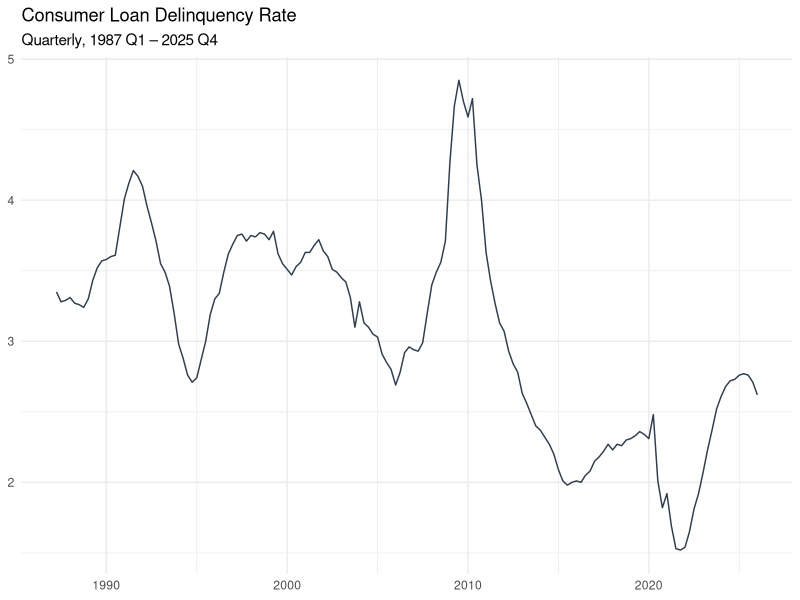
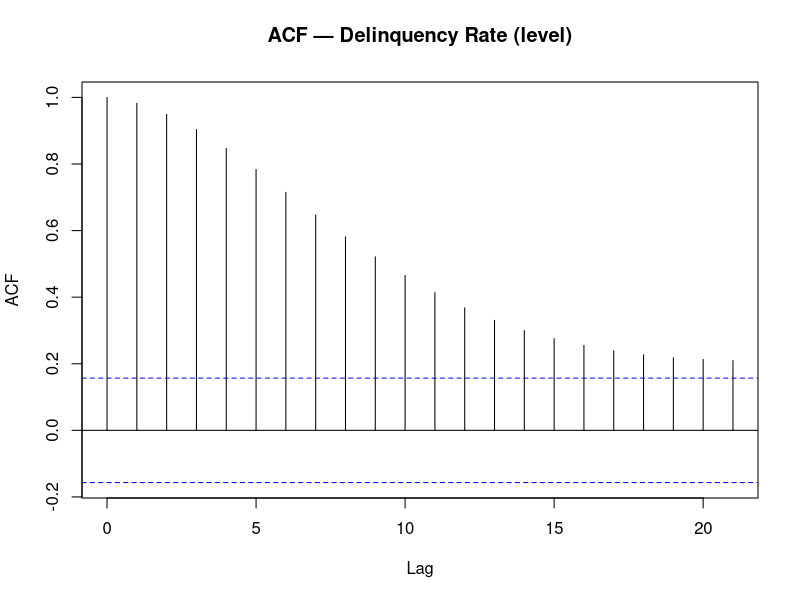
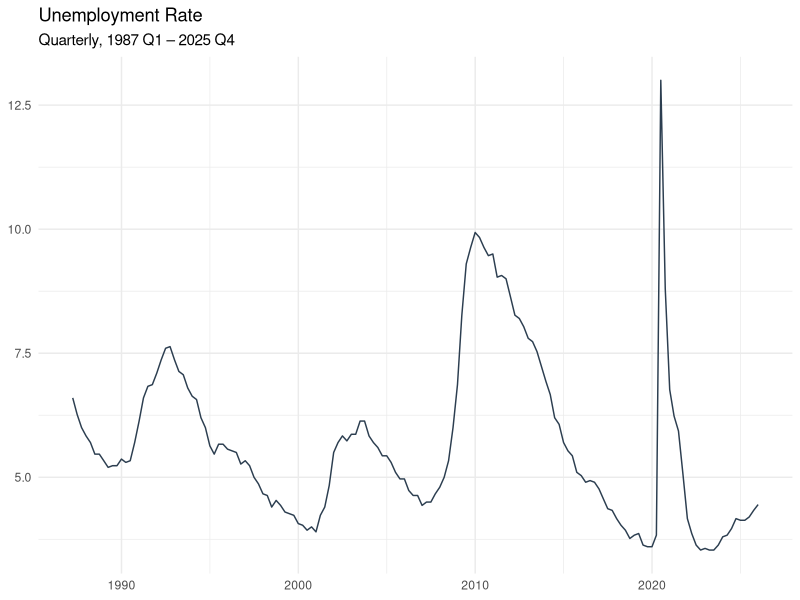
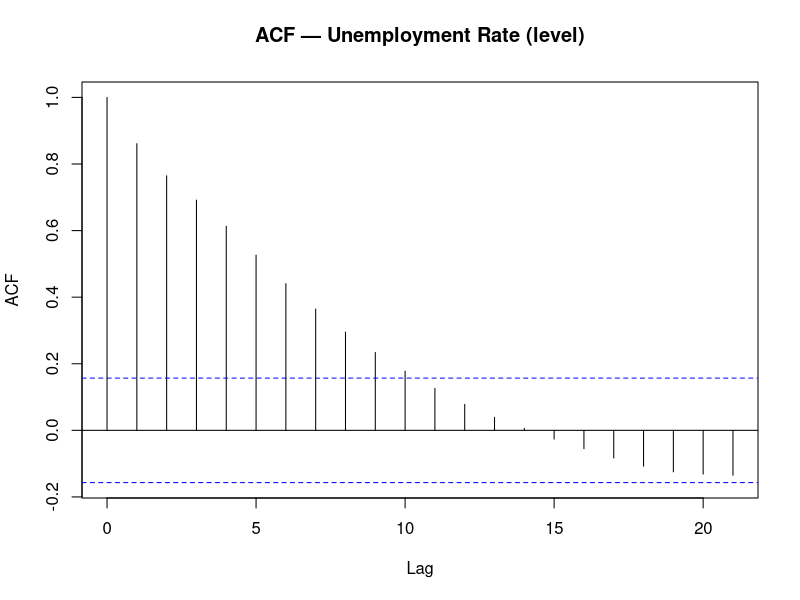
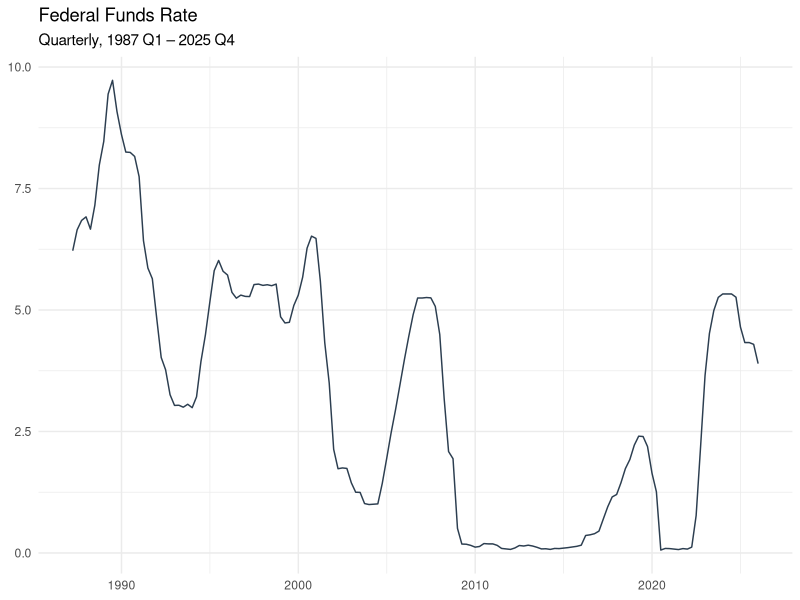
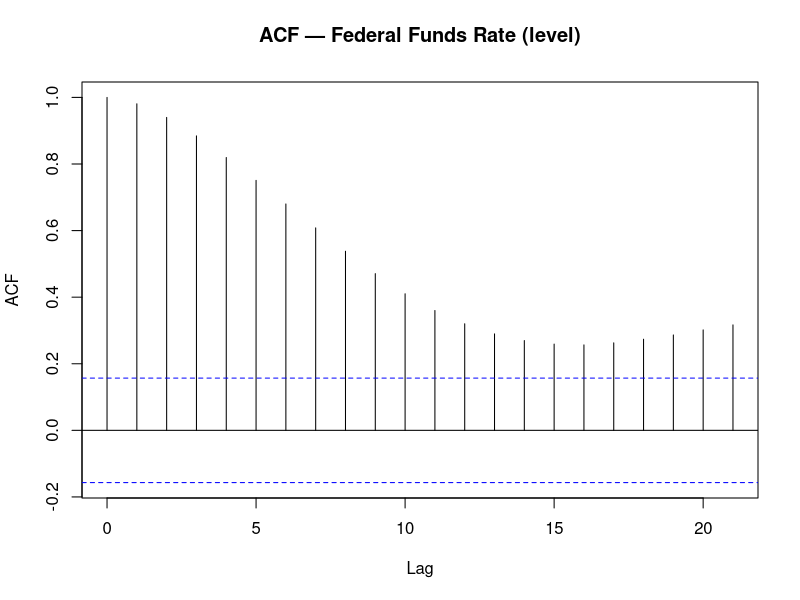
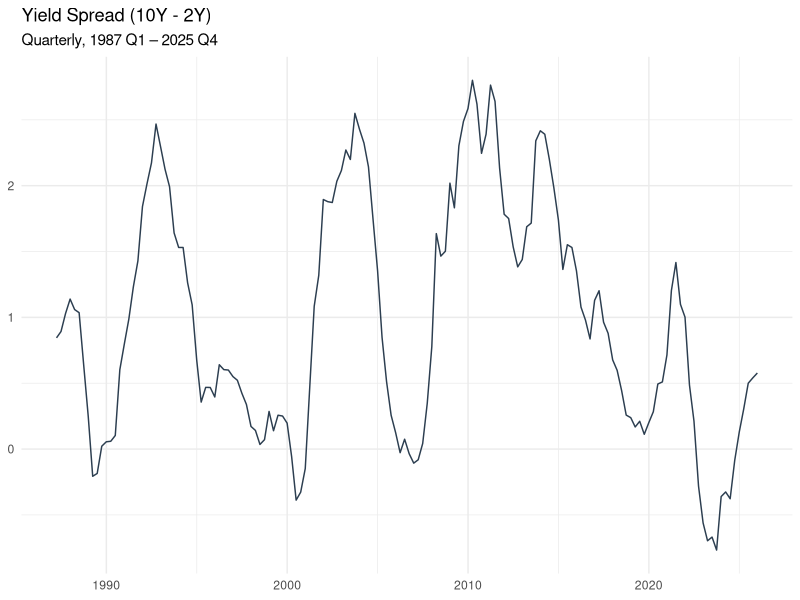
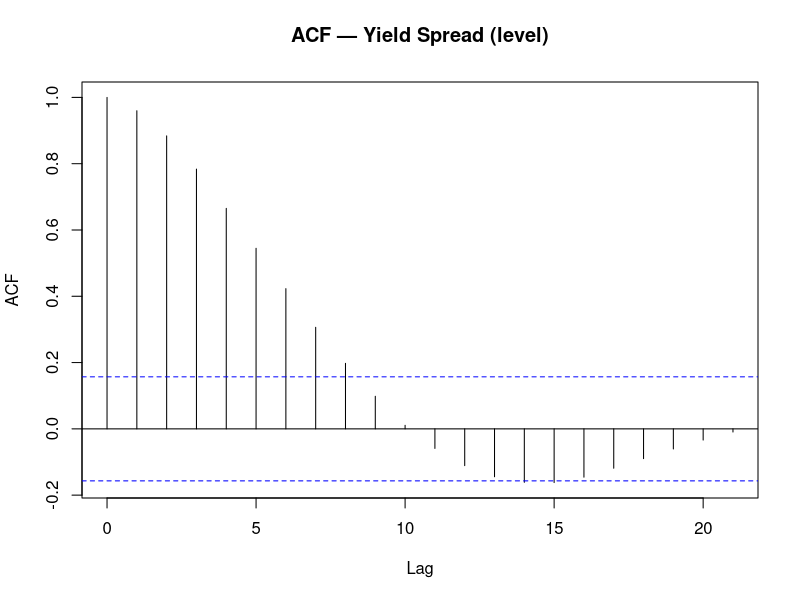

Here is the R script that generated these plots, in order:
## ---- chunk 1
knitr::opts_chunk$set(echo = TRUE, warning = FALSE, message = FALSE)
## ---- chunk 2
library(forecast)  # auto.arima, nsdiffs
library(xts)       # time series objects
library(ggplot2)   # plots
library(readr)     # read_csv
library(dplyr)     # rename
library(tseries)   # adf.test
## ---- chunk 3
# Simple line plot for a single xts series
plot_series <- function(x, title, subtitle = NULL) {
  df <- data.frame(date = index(x), value = as.numeric(x))
  ggplot(df, aes(date, value)) +
    geom_line(colour = "#2c3e50") +
    labs(title = title, subtitle = subtitle, x = NULL, y = NULL) +
    theme_minimal()
}
## ---- chunk 4
# Quarterly dataset built from FRED by src/build_dataset.py
data <- read_csv("../data/data.csv", show_col_types = FALSE)

# Rename variables
data <- data %>%
  rename(
    dlq    = delinquency,
    yspread = yield_spread,
    unemp  = unemployment,
    ffr    = federal_fund_rate,
    conf   = consumer_confidence
  )
## ---- chunk 5
# Convert to xts for time series operations
data_xts <- xts(data[, -1], order.by = as.Date(data$date))
## ---- chunk 6
# Helper to print ADF results 
run_adf <- function(series, label) {
  test <- adf.test(na.omit(series))
  cat(label, "\n")
  cat("  ADF statistic:", round(test$statistic, 3), "\n")
  cat("  p-value:      ", round(test$p.value, 3), "\n")
  cat("  Conclusion:   ",
      ifelse(test$p.value < 0.05, "Stationary", "Non-stationary"), "\n\n")
}
## ---- chunk 7
plot_series(data_xts[, "dlq"],
        title    = "Consumer Loan Delinquency Rate",
        subtitle = "Quarterly, 1987 Q1 – 2025 Q4")
## ---- chunk 8
acf(na.omit(data_xts[, "dlq"]),  main = "ACF — Delinquency Rate (level)")
## ---- chunk 9

run_adf(data_xts[, "dlq"], "Delinquency Rate (dlq)")
## ---- chunk 10
plot_series(data_xts[, "unemp"],
        title    = "Unemployment Rate",
        subtitle = "Quarterly, 1987 Q1 – 2025 Q4")
## ---- chunk 11
acf(na.omit(data_xts[, "unemp"]),  main = "ACF — Unemployment Rate (level)")
## ---- chunk 12
run_adf(data_xts[, "unemp"], "Unemployment Rate (unemp)")
## ---- chunk 13
plot_series(data_xts[, "ffr"],
        title    = "Federal Funds Rate",
        subtitle = "Quarterly, 1987 Q1 – 2025 Q4")
## ---- chunk 14
acf(na.omit(data_xts[, "ffr"]),  main = "ACF — Federal Funds Rate (level)")
## ---- chunk 15
run_adf(data_xts[, "ffr"], "Federal Funds Rate (ffr)")
## ---- chunk 16
plot_series(data_xts[, "yspread"],
        title    = "Yield Spread (10Y - 2Y)",
        subtitle = "Quarterly, 1987 Q1 – 2025 Q4")
## ---- chunk 17
acf(na.omit(data_xts[, "yspread"]),  main = "ACF — Yield Spread (level)")
## ---- chunk 18
run_adf(data_xts[, "yspread"], "Yield Spread (yspread)")
## ---- chunk 19
plot_series(data_xts[, "conf"],
        title    = "Consumer Confidence Index",
        subtitle = "Quarterly, 1987 Q1 – 2025 Q4")
## ---- chunk 20
acf(na.omit(data_xts[, "conf"]),  main = "ACF — Consumer Confidence (level)")
## ---- chunk 21
run_adf(data_xts[, "conf"], "Consumer Confidence (conf)")
## ---- chunk 22
# First differences for non-stationary series

d_unemp  <- diff(data_xts[, "unemp"])   # change in unemployment rate
d_ffr    <- diff(data_xts[, "ffr"])     # change in federal funds rate
d_conf   <- diff(data_xts[, "conf"])    # change in consumer confidence
# Retain in levels because stationary
dlq     <- data_xts[, "dlq"]
yspread <- data_xts[, "yspread"]
## ---- chunk 23
# Re-run ADF on transformed series to confirm stationarity
run_adf(d_unemp, "Δ Unemployment Rate (d_unemp)")
run_adf(d_ffr,   "Δ Federal Funds Rate (d_ffr)")
run_adf(d_conf,   "Δ Consumer Confidence Index (d_conf)")
## ---- chunk 24
# Visual check of differenced series
plot_series(d_unemp,
        title    = "Change in Unemployment Rate",
        subtitle = "First difference")

plot_series(d_ffr,
        title    = "Change in Federal Funds Rate",
        subtitle = "First difference")
plot_series(d_conf,
        title    = "Change in Consumer Confidence Index",
        subtitle = "First difference")
## ---- chunk 25
# Canova-Hansen test for seasonality
# Convert each xts series to ts object first (required by nsdiffs)
to_ts <- function(x) ts(as.numeric(x), frequency = 4)

ch_dlq     <- nsdiffs(to_ts(dlq),     test = "ch")
ch_unemp   <- nsdiffs(to_ts(d_unemp), test = "ch")
ch_ffr     <- nsdiffs(to_ts(d_ffr),   test = "ch")
ch_yspread <- nsdiffs(to_ts(yspread), test = "ch")
ch_conf    <- nsdiffs(to_ts(d_conf),    test = "ch")

cat("Seasonal differences required (0 = no seasonality detected):\n")
cat("  dlq:     ", ch_dlq,     "\n")
cat("  d_unemp: ", ch_unemp,   "\n")
cat("  d_ffr:   ", ch_ffr,     "\n")
cat("  yspread: ", ch_yspread, "\n")
cat("  d_conf:  ", ch_conf,    "\n")
## ---- chunk 26
# Pre-whitening function:
# 0. Align predictor x and target y on common dates
# 1. Fit auto.arima to predictor x
# 2. Extract residuals from x (whitened predictor)
# 3. Apply same filter to dlq (whitened target)
# 4. Compute and plot CCF on whitened pair

prewhiten_ccf <- function(x, y, xname, max_lag = 12) {
  
  # Step 0: keep only quarters where both series exist, so they stay aligned
  xy   <- na.omit(merge(x, y))
  x_ts <- to_ts(xy[, 1])
  y_ts <- to_ts(xy[, 2])
  
  # Step 1: fit ARIMA to predictor
  fit_x <- auto.arima(x_ts)
  
  # Step 2: residuals of predictor (whitened x)
  resid_x <- residuals(fit_x)
  
  # Step 3: filter dlq with same ARIMA coefficients
  resid_y <- residuals(Arima(y_ts, model = fit_x))
  
  # Step 4: CCF on whitened pair
  # ccf(a, b) at lag k estimates cor(a[t+k], b[t]); with a = dlq and b = x,
  # positive k means x leads dlq by k quarters.
  # as.numeric() makes the lag axis count quarters (a ts object would show years)
  ccf(as.numeric(resid_y), as.numeric(resid_x),
      lag.max = max_lag,
      main    = paste0("Pre-whitened CCF: ", xname, " → dlq"),
      ylab    = "Cross-correlation",
      xlab    = "Lag in quarters (positive = predictor leads)")
  
  cat("ARIMA model fitted to", xname, ":", "\n")
  print(fit_x)
  cat("\n")
}
## ---- chunk 27
# Unemployment → delinquency
# We expect unemployment to lead delinquency by several quarters:
# job loss precedes financial distress and eventual default
prewhiten_ccf(d_unemp, dlq, xname = "Δ Unemployment")
## ---- chunk 28
# Federal funds rate → delinquency
# Rate changes transmit to borrowers through variable-rate debt repricing,
# but the pass-through takes time — we expect a positive lag of 2–4 quarters
prewhiten_ccf(d_ffr, dlq, xname = "Δ Federal Funds Rate")
## ---- chunk 29
# Yield spread → delinquency
# The yield spread is a forward-looking indicator — an inverted curve
# signals tightening credit conditions before they materialize in defaults
prewhiten_ccf(yspread, dlq, xname = "Yield Spread")
## ---- chunk 30
# Change in consumer confidence → delinquency
# Confidence captures household sentiment around financial stability;

prewhiten_ccf(d_conf, dlq, xname = "Consumer Confidence")
## ---- chunk 31
# Align all series — differenced variables lose one observation
# model_data starts from 1987 Q2 to preserve alignment

model_data <- na.omit(merge(
  dlq,
  yspread,
  d_unemp,
  d_ffr,
  d_conf
))

colnames(model_data) <- c("dlq", "yspread", "d_unemp", "d_ffr", "d_conf")

# Verify dimensions and date range
cat("Observations:", nrow(model_data), "\n")
cat("Period:      ", format(min(index(model_data))), "to",
                     format(max(index(model_data))), "\n")
cat("Variables:   ", ncol(model_data), "\n")
## ---- chunk 32
# Final visual check of all modeling series in their stationary form
plot_series(model_data[, "dlq"],     title = "Delinquency Rate",              subtitle = "Levels")
plot_series(model_data[, "yspread"], title = "Yield Spread",                  subtitle = "Levels")
plot_series(model_data[, "d_unemp"], title = "Change in Unemployment Rate",   subtitle = "First difference")
plot_series(model_data[, "d_ffr"],   title = "Change in Federal Funds Rate",  subtitle = "First difference")
plot_series(model_data[, "d_conf"],    title = "Change in Consumer Confidence Index",     subtitle = "First Difference")
## ---- chunk 33
# Convert xts to dataframe and save as CSV for use in Python
# CSV is the most portable format across Python libraries
# (pandas, statsmodels, sklearn all read it natively)

model_df <- data.frame(
  date = index(model_data),
  coredata(model_data)
)

write.csv(model_df, "../data/model_data.csv", row.names = FALSE)

cat("Dataset saved as data/model_data.csv\n")
cat("Columns:", paste(colnames(model_df), collapse = ", "), "\n")
